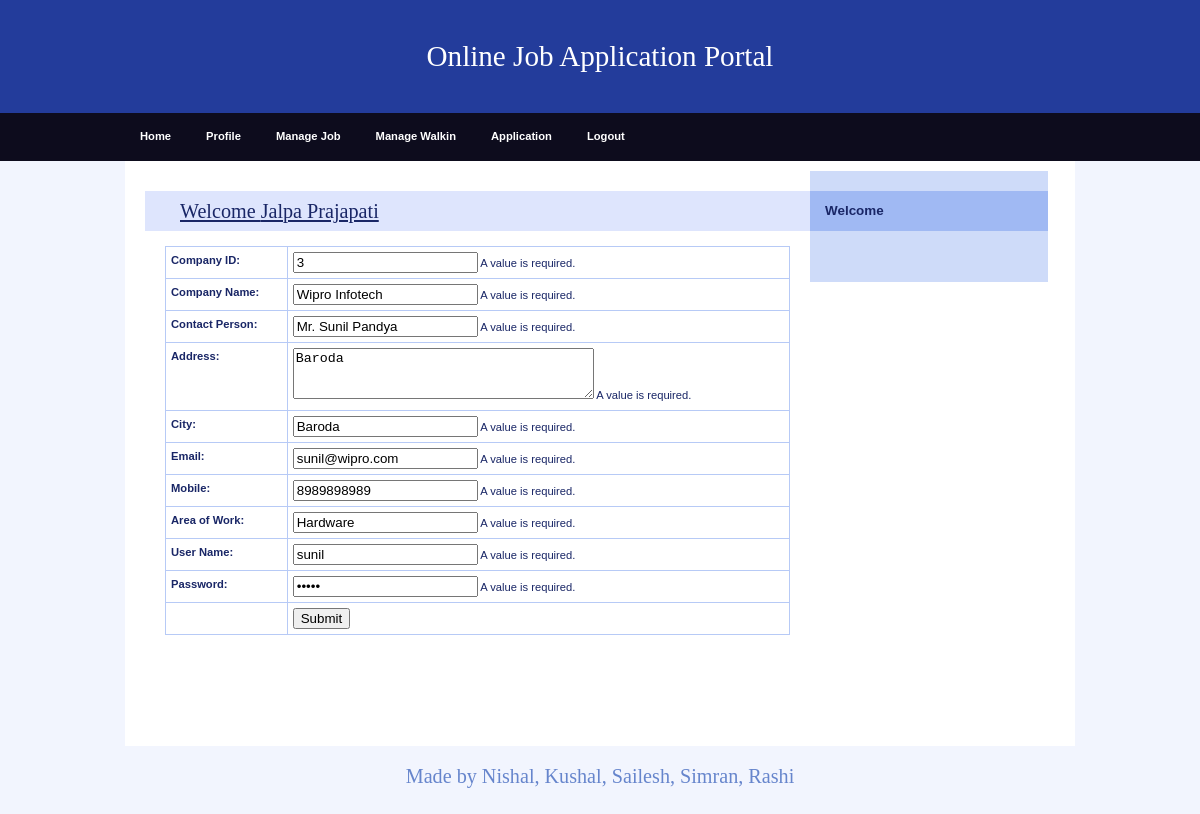
Screenshot of /Employer/EditProfile.php (signed in) with the database file from the repository.
### tables this page shows
CREATE TABLE IF NOT EXISTS `employer_reg` (
  `EmployerId` int(11) NOT NULL AUTO_INCREMENT,
  `CompanyName` varchar(20) NOT NULL,
  `ContactPerson` varchar(20) NOT NULL,
  `Address` varchar(100) NOT NULL,
  `City` varchar(20) NOT NULL,
  `Email` varchar(40) NOT NULL,
  `Mobile` bigint(20) NOT NULL,
  `Area_Work` varchar(40) NOT NULL,
  `Status` varchar(10) NOT NULL,
  `UserName` varchar(20) NOT NULL,
  `Password` varchar(20) NOT NULL,
  `Question` varchar(100) NOT NULL,
  `Answer` varchar(50) NOT NULL,
  PRIMARY KEY (`EmployerId`)
);

### Employer/EditProfile.php (the view, shortened to what this page needs)
<!DOCTYPE html>
<html>
<head>
  <link rel="stylesheet" media="screen,projection" type="text/css" href="./css/main.css" />
  <link rel="stylesheet" media="print" type="text/css" href="./css/print.css" />
</head>
<body>
  <div id="main" class="box">
    <?php
    include "Header.php"
    ?>
    <?php
    include "menu.php"
    ?>
    <div id="page" class="box">
      <div id="page-in" class="box">
        <div id="content">
          <div class="article">
            <h2><span><a href="#">Welcome <?php echo $_SESSION['Name']; ?></a></span></h2>
            <?php
            $ID = $_SESSION['ID'];
            $con = mysqli_connect("localhost", "nishal", "Nishal1337", "job");
            $sql = "select * from employer_reg where EmployerId ='" . $ID . "'  ";
            $result = mysqli_query($con, $sql);
            $row = mysqli_fetch_array($result)
            ?>
            <form method="post" action="UpdateProfile.php">
              <table width="100%" border="1" cellspacing="2" cellpadding="2">
                <tr>
                  <td><strong>Company ID:</strong></td>
                  <td>
                    <label>
                      <input name="txtId" type="text" id="txtId" value="<?php echo $row['EmployerId']; ?>" />
                    </label>
                    <span class="textfieldRequiredMsg">A value is required.</span></span>
                  </td>
                </tr>
                <tr>
                  <td><strong>Company Name:</strong></td>
                  <td>
                    <label>
                      <input name="txtName" type="text" id="txtName" value="<?php echo $row['CompanyName']; ?>" />
                    </label>
                    <span class="textfieldRequiredMsg">A value is required.</span></span>
                  </td>
                </tr>
                <tr>
                  <td><strong>Contact Person:</strong></td>
                  <td>
                    <label>
                      <input name="txtContact" type="text" id="txtContact" value="<?php echo $row['ContactPerson']; ?>" />
                    </label>
                    <span class="textfieldRequiredMsg">A value is required.</span></span>
                  </td>
                </tr>
                <tr>
                  <td><strong>Address:</strong></td>
                  <td>
                    <label>
                      <textarea name="txtAddress" id="txtAddress" cols="35" rows="3"><?php echo $row['Address']; ?></textarea>
                    </label>
                    <span class="textareaRequiredMsg">A value is required.</span></span>
                  </td>
                </tr>
                <tr>
                  <td><strong>City:</strong></td>
                  <td>
                    <label>
                      <input name="txtCity" type="text" id="txtCity" value="<?php echo $row['City']; ?>" />
                    </label>
                    <span class="textfieldRequiredMsg">A value is required.</span></span>
                  </td>
                </tr>
                <tr>
                  <td><strong>Email:</strong></td>
                  <td>
                    <label>
                      <input name="txtEmail" type="text" id="txtEmail" value="<?php echo $row['Email']; ?>" />
                    </label>
                    <span class="textfieldRequiredMsg">A value is required.</span></span>
                  </td>
                </tr>
                <tr>
                  <td><strong>Mobile:</strong></td>
                  <td>
                    <label>
                      <input name="txtMobile" type="text" id="txtMobile" value="<?php echo $row['Mobile']; ?>" />
                    </label>
                    <span class="textfieldRequiredMsg">A value is required.</span></span>
                  </td>
                </tr>
                <tr>
                  <td><strong>Area of Work:</strong></td>
                  <td>
                    <label>
                      <input name="txtArea" type="text" id="txtArea" value="<?php echo $row['Area_Work']; ?>" />
                    </label>
                    <span class="textfieldRequiredMsg">A value is required.</span></span>
                  </td>
                </tr>
                <tr>
                  <td><strong>User Name:</strong></td>
                  <td>
                    <label>
                      <input name="txtUser" type="text" id="txtUser" value="<?php echo $row['UserName']; ?>" />
                    </label>
                    <span class="textfieldRequiredMsg">A value is required.</span></span>
                  </td>
                </tr>
                <tr>
                  <td><strong>Password:</strong></td>
                  <td>
                    <label>
                      <input name="txtPassword" type="password" id="txtPassword" value="<?php echo $row['Password']; ?>" />
                    </label>
                    <span class="textfieldRequiredMsg">A value is required.</span></span>
                  </td>
                </tr>
                <tr>
                  <td>&nbsp;</td>
                  <td><label>
                      <input type="submit" name="button" id="button" value="Submit" />
                    </label></td>
                </tr>
              </table>
            </form>
            <p>&nbsp;</p>
            <p class="btn-more box noprint">&nbsp;</p>
          </div>
        </div>
        <?php
        include "right.php"
        ?>
      </div>
    </div>
    <?php
    include "footer.php"
    ?>
  </div>
</body>
</html>

### Employer/css/main.css (style rules this page uses)
* { min-height: 1px; }
body { border: 0; margin: 0; padding: 0; background: #f2f5fe; font: 70%/160% "verdana", sans-serif; color: #192666; _text-align: center; }
a { color: #192666; }
p { border: 0; margin: 15px 0; padding: 0; }
div { display: block; border: 0; margin: 0; padding: 0; }
h1, h2, h3, h4, h5 { border: 0; margin: 10px 0; padding: 0; font-weight: bold; }
h2 { font-size: 180%; line-height: 100%; font-family: "georgia", serif; font-weight: normal; }
table { display: table; border-collapse: collapse; margin: 15px 0; padding: 0; border: 1px solid #b7caf6; font-size: 100%; }
tr { display: table-row; }
th, td { display: table-cell; border: 1px solid #b7caf6; margin: 0; padding: 5px; vertical-align: top; text-align: left; }
form { border: 0; margin: 0; padding: 0; }
a, img, span { border: 0; margin: 0; padding: 0; }
strong, .strong { font-weight: bold; }
.box { min-height: 1px; _height: 1px; }
.box:after { content: "."; display: block; line-height: 0px; font-size: 0px; visibility: hidden; clear: both; }
#main { margin: 0px auto 0 auto; _text-align: left; }
#page { min-height: 1px; width: 950px; margin: 0 auto; background: #fff; _height: 1px; }
#page-in { min-height: 1px; padding: 10px 0; _height: 1px; }
#content { float: left; width: 70%; _width: 72%; margin: 0; padding: 0 0 0 20px; }
#content .article { clear: both; margin: 0; padding: 20px; }
#content .article h2 { margin: 0 -20px; padding: 10px; background: #dee5fd; color: #192666; }
#content .article h2 span { padding-left: 25px; }
#content .article p { text-align: justify; }
#content .btn-more { margin: 0 0 15px 0; padding: 0; border: 0; position: relative; }

### Employer/css/print.css (style rules this page uses)
body { border: 0; margin: 0; padding: 0; font-size: 12pt; }
a { color: #000; text-decoration: none; }
h1, h2, h3 { page-break-after: avoid; page-break-inside: avoid; }
table { border-collapse: collapse; border-width: 1px; border-style: solid; }
th, td { display: table-cell; border-width: 1px; border-style: solid; }
.noprint { display: none; }

### rows the page displays
employer_reg: txtId "3", txtName "Wipro Infotech", txtContact "Mr. Sunil Pandya", txtAddress "Baroda", txtCity "Baroda", txtEmail "sunil@wipro.com", txtMobile "8989898989", txtArea "Hardware", txtUser "sunil"

### other values shown
$_SESSION['Name'] "Jalpa Prajapati"
